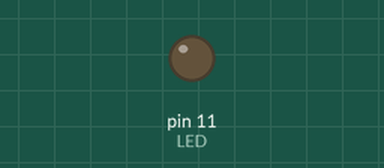
This sketch was run on a simulated Arduino Uno, built with avr-gcc and run on an emulated ATmega328P. Shown: output pins drawn as LEDs (lit = HIGH).

Above: at 0.05 s.
At 2.35 s:
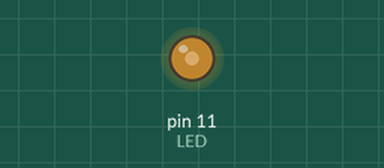
At 4.7 s:
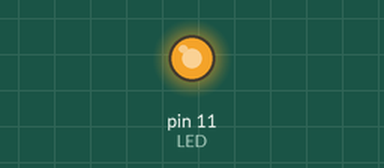
At 9.4 s:
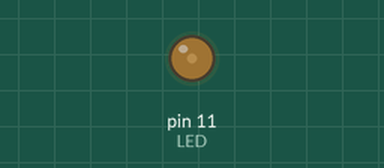
Timing chart, 0 to 13.5 s (numbered marks = the images above):
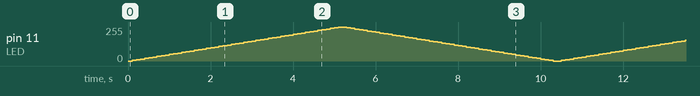

The sketch:

fade_led.ino
```cpp
int LED = 11; //digital pin 11 is set as the LED pin

void setup() {
  // put your setup code here, to run once:
  pinMode(LED, OUTPUT); //LED pin is set to output
}

void loop() {
  // put your main code here, to run repeatedly:
  for(int fade = 0; fade <= 255; fade += 5){
    analogWrite(LED, fade);
    delay(100);
    if(fade == 255){
      for(int negFade = 255; negFade >=0; negFade -= 5){
        analogWrite(LED, negFade);
        delay(100);
      }
    }
  }
}
```
